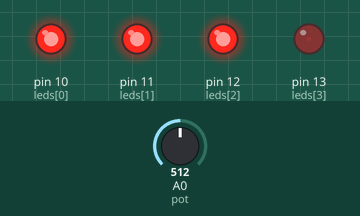
The sketch below on a simulated Arduino Uno, built with avr-gcc and run on an emulated ATmega328P. On the bench: output pins drawn as LEDs (lit = HIGH). Inputs (shaded band) come from the test bench; at power-on: A0 (pot) = 512.

Above: at 1.2 s.
1.3 s: A0 (pot) set to 494
At 2.2 s:
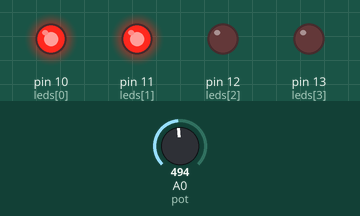
2.8 s: A0 (pot) set to 511
At 3.8 s:
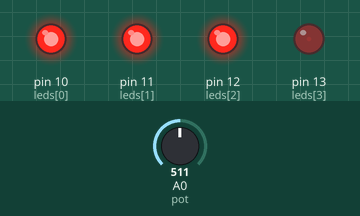
4.3 s: A0 (pot) set to 190
At 5.5 s:
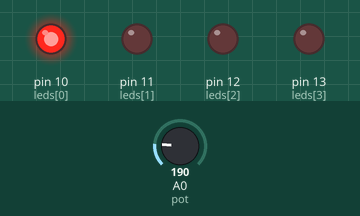
5.8 s: A0 (pot) set to 208
At 7.0 s:
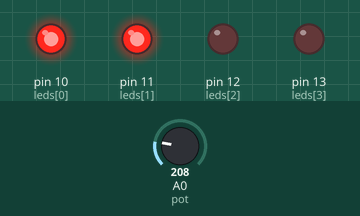
7.3 s: A0 (pot) set to 0
At 8.2 s:
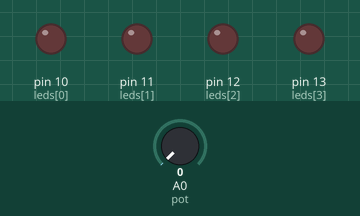
8.8 s: A0 (pot) set to 210
At 9.3 s:
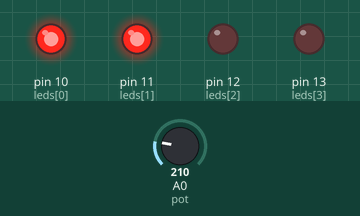
Timing chart, 0 to 11.3 s (numbered marks = the images above; inputs shaded):
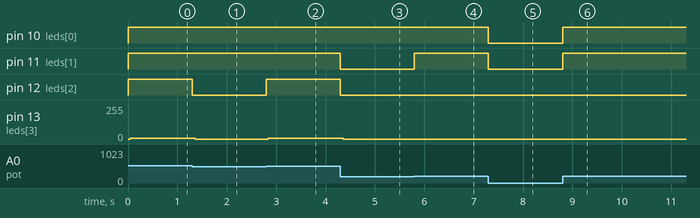

Measured:
- the behaviour switches between 502 and 501 on A0 (pot) (found by bisection; images 0 and 1)
- the behaviour switches between 200 and 201 on A0 (pot) (found by bisection; images 3 and 4)
- after the input at 1.3 s, pin 12 (leds[2]): HIGH → LOW at once; pin 13 (leds[3]): 6/255 → 0/255 after 0.06 s
- after the input at 2.8 s, pin 12 (leds[2]): LOW → HIGH at once; pin 13 (leds[3]): 0/255 → 6/255 at once
- after the input at 4.3 s, pin 11 (leds[1]), pin 12 (leds[2]): HIGH → LOW at once; pin 13 (leds[3]): 6/255 → 0/255 after 0.06 s
- after the input at 5.8 s, pin 11 (leds[1]): LOW → HIGH at once
- after the input at 7.3 s, pin 10 (leds[0]), pin 11 (leds[1]): HIGH → LOW at once
- after the input at 8.8 s, pin 10 (leds[0]), pin 11 (leds[1]): LOW → HIGH at once

The sketch:

mixer_audio_ex_5.ino
```cpp
int leds[4] = {10,11,12,13};
int pot = 0;
int valor;
float mapeado;
void setup(){
  for(int i=0;i<4;i++){
    pinMode(leds[i], OUTPUT);
  }
}
void loop(){
  valor = analogRead(pot);
  mapeado = map(float(valor),1024,0,255,0);
  if(mapeado <= 0){
    for(int i=0;i<4;i++){
      digitalWrite(leds[i], LOW);
    }
  } else if(mapeado <= 50 && mapeado > 0) {
    for(int i=0;i<4;i++){
      digitalWrite(leds[i], LOW);
      digitalWrite(leds[0], HIGH);
    }
  } else if(mapeado <= 125 && mapeado > 50) {
    for(int i=0;i<2;i++){
      digitalWrite(leds[i], HIGH);
    }
    for(int i=2;i<4;i++){
      digitalWrite(leds[i], LOW);
    }
  } else if(mapeado <= 200 && mapeado > 125) {
    for(int i=0;i<4;i++){
      digitalWrite(leds[i], HIGH);
    }
    digitalWrite(leds[3],LOW);
  } else if(mapeado <= 255 && mapeado > 200) {
    for(int i=0;i<4;i++){
      digitalWrite(leds[i], HIGH);
    }
  }
}
```
